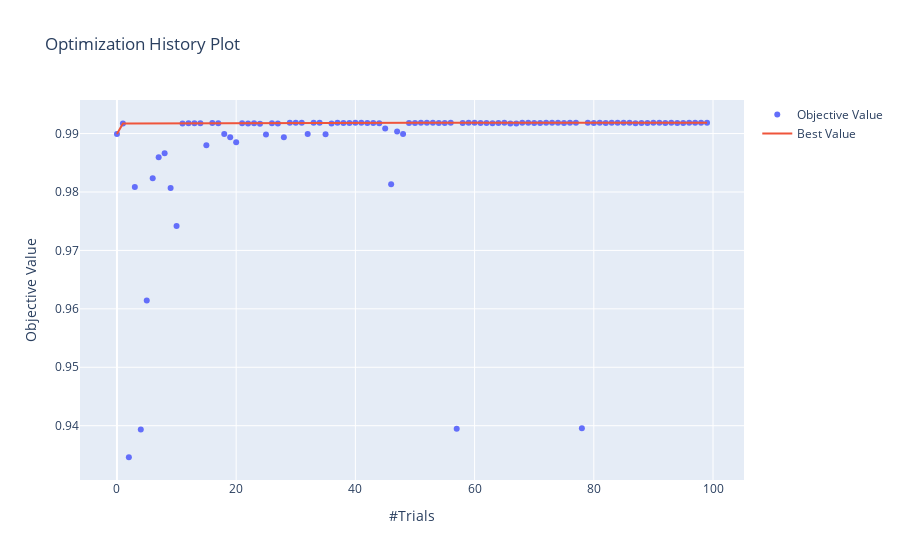

This figure's notebook cell:
### Markdown cell above
## 1.3 对于RF模型

### Code cell
plot_optimization_history(study_RF)
